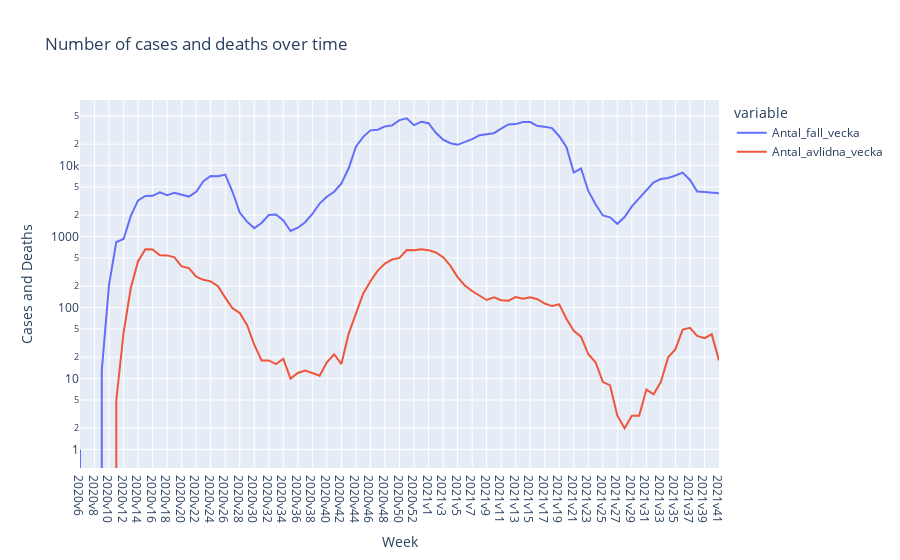

Source (notebook cell):
### Code cell
# Plotly express plot for deaths compared to deaths plotted loagrithmically
fig = px.line(covid19_cases, x="Vecka", y=["Antal_fall_vecka", "Antal_avlidna_vecka"], log_y=True,
                title="Number of cases and deaths over time", labels={"value": "Cases and Deaths", "Vecka": "Week"})
fig.update_layout(hovermode="x")
fig.update_xaxes(
    showspikes=True,
    spikedash="solid"
)
fig.show()

### Figure 1 — Plotly figure (JSON) as saved in the notebook; plotly's stock layout.template omitted (floating-point values rounded to 4 significant figures)
{"data": [{"hovertemplate": "variable=Antal_fall_vecka<br>Week=%{x}<br>Cases and Deaths=%{y}<extra></extra>", "legendgroup": "Antal_fall_vecka", "line": {"color": "#636efa", "dash": "solid"}, "marker": {"symbol": "circle"}, "mode": "lines", "name": "Antal_fall_vecka", "orientation": "v", "showlegend": true, "type": "scatter", "x": ["2020v6", "2020v7", "2020v8", "2020v9", "2020v10", "2020v11", "2020v12", "2020v13", "2020v14", "2020v15", "2020v16", "2020v17", "2020v18", "2020v19", "2020v20", "2020v21", "2020v22", "2020v23", "2020v24", "2020v25", "2020v26", "2020v27", "2020v28", "2020v29", "2020v30", "2020v31", "2020v32", "2020v33", "2020v34", "2020v35", "2020v36", "2020v37", "2020v38", "2020v39", "2020v40", "2020v41", "2020v42", "2020v43", "2020v44", "2020v45", "2020v46", "2020v47", "2020v48", "2020v49", "2020v50", "2020v51", "2020v52", "2020v53", "2021v1", "2021v2", "2021v3", "2021v4", "2021v5", "2021v6", "2021v7", "2021v8", "2021v9", "2021v10", "2021v11", "2021v12", "2021v13", "2021v14", "2021v15", "2021v16", "2021v17", "2021v18", "2021v19", "2021v20", "2021v21", "2021v22", "2021v23", "2021v24", "2021v25", "2021v26", "2021v27", "2021v28", "2021v29", "2021v30", "2021v31", "2021v32", "2021v33", "2021v34", "2021v35", "2021v36", "2021v37", "2021v38", "2021v39", "2021v40", "2021v41"], "xaxis": "x", "y": [1, 0, 0, 13, 211, 838, 924, 1957, 3229, 3740, 3752, 4203, 3832, 4153, 3869, 3659, 4280, 6021, 7123, 7073, 7455, 4279, 2179, 1622, 1316, 1556, 2014, 2052, 1687, 1200, 1332, 1592, 2080, 2919, 3642, 4278, 5620, 9155, 18474, 25405, 31319, 31944, 35560, 36837, 43631, 46177, 37134, 41323, 39455, 28942, 23230, 20660, 19605, 21283, 23615, 26690, 27748, 28555, 33033, 37881, 38386, 41147, 41038, 36032, 35306, 33680, 25916, 18169, 7974, 9094, 4394, 2848, 1982, 1869, 1514, 1881, 2662, 3459, 4608, 5820, 6466, 6688, 7236, 7972, 6266, 4298, 4241, 4141, 4062], "yaxis": "y"}, {"hovertemplate": "variable=Antal_avlidna_vecka<br>Week=%{x}<br>Cases and Deaths=%{y}<extra></extra>", "legendgroup": "Antal_avlidna_vecka", "line": {"color": "#EF553B", "dash": "solid"}, "marker": {"symbol": "circle"}, "mode": "lines", "name": "Antal_avlidna_vecka", "orientation": "v", "showlegend": true, "type": "scatter", "x": ["2020v6", "2020v7", "2020v8", "2020v9", "2020v10", "2020v11", "2020v12", "2020v13", "2020v14", "2020v15", "2020v16", "2020v17", "2020v18", "2020v19", "2020v20", "2020v21", "2020v22", "2020v23", "2020v24", "2020v25", "2020v26", "2020v27", "2020v28", "2020v29", "2020v30", "2020v31", "2020v32", "2020v33", "2020v34", "2020v35", "2020v36", "2020v37", "2020v38", "2020v39", "2020v40", "2020v41", "2020v42", "2020v43", "2020v44", "2020v45", "2020v46", "2020v47", "2020v48", "2020v49", "2020v50", "2020v51", "2020v52", "2020v53", "2021v1", "2021v2", "2021v3", "2021v4", "2021v5", "2021v6", "2021v7", "2021v8", "2021v9", "2021v10", "2021v11", "2021v12", "2021v13", "2021v14", "2021v15", "2021v16", "2021v17", "2021v18", "2021v19", "2021v20", "2021v21", "2021v22", "2021v23", "2021v24", "2021v25", "2021v26", "2021v27", "2021v28", "2021v29", "2021v30", "2021v31", "2021v32", "2021v33", "2021v34", "2021v35", "2021v36", "2021v37", "2021v38", "2021v39", "2021v40", "2021v41"], "xaxis": "x", "y": [0, 0, 0, 0, 0, 5, 44, 190, 451, 664, 657, 546, 543, 509, 380, 360, 272, 246, 234, 200, 138, 98, 84, 57, 30, 18, 18, 16, 19, 10, 12, 13, 12, 11, 17, 22, 16, 43, 82, 157, 235, 332, 417, 476, 501, 645, 643, 663, 644, 598, 513, 389, 269, 205, 171, 146, 128, 140, 127, 125, 141, 133, 140, 131, 114, 105, 111, 69, 47, 39, 22, 17, 9, 8, 3, 2, 3, 3, 7, 6, 9, 20, 26, 49, 52, 40, 37, 42, 18], "yaxis": "y"}], "layout": {"hovermode": "x", "legend": {"title": {"text": "variable"}, "tracegroupgap": 0}, "title": {"text": "Number of cases and deaths over time"}, "xaxis": {"anchor": "y", "domain": [0, 1], "showspikes": true, "spikedash": "solid", "title": {"text": "Week"}}, "yaxis": {"anchor": "x", "domain": [0, 1], "title": {"text": "Cases and Deaths"}, "type": "log"}}}
